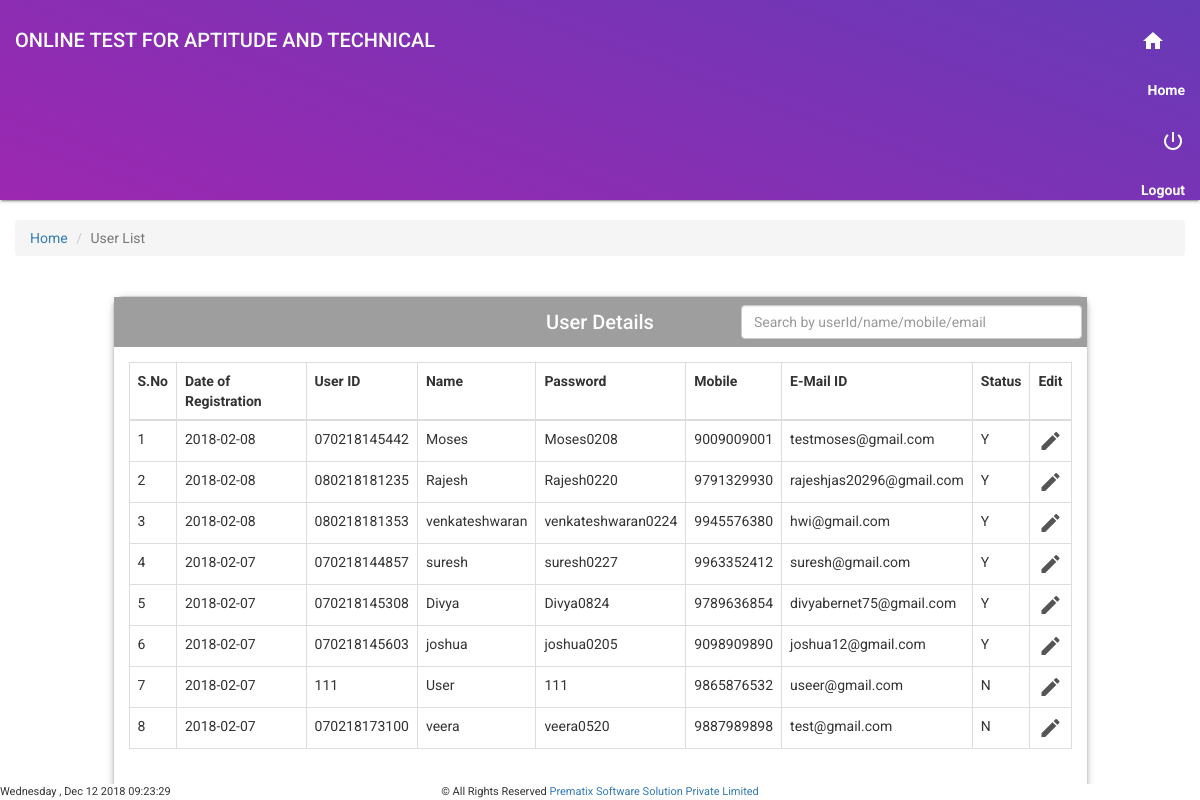
Page /userlist.php on the committed database.
### tables this page shows
CREATE TABLE `logindetails` (
  `UniqueId` int(11) NOT NULL,
  `UserId` varchar(25) NOT NULL,
  `Pwd` text NOT NULL,
  `Role` varchar(100) NOT NULL DEFAULT 'user',
  `CreatedDate` timestamp NOT NULL DEFAULT CURRENT_TIMESTAMP ON UPDATE CURRENT_TIMESTAMP,
  `MobileNo` varchar(20) NOT NULL,
  `UserName` varchar(500) NOT NULL,
  `user_status` varchar(50) NOT NULL DEFAULT 'Y',
  `logindate` date NOT NULL,
  `Email` varchar(100) NOT NULL
);

### userlist.php (the view, shortened to what this page needs)
<!DOCTYPE html>
<html lang="en">
	<head>
		<link rel="stylesheet" href="https://maxcdn.bootstrapcdn.com/bootstrap/3.3.7/css/bootstrap.min.css">
		<link rel="stylesheet" href="https://code.getmdl.io/1.3.0/material.indigo-pink.min.css">
		<link rel="stylesheet" href="https://cdnjs.cloudflare.com/ajax/libs/font-awesome/4.7.0/css/font-awesome.min.css">
		<link rel="stylesheet" href="first.css">
		<link href="https://cdnjs.cloudflare.com/ajax/libs/bootstrap-datepicker/1.3.0/css/datepicker.css" rel="stylesheet" type="text/css" />
	</head>
	<body style="background-color:#fff;">
<div class="container-fluid" >
	<div class="row card m-top-header headerbg">
		<div class="col-md-6">
			<p class="header_text">ONLINE TEST FOR APTITUDE AND TECHNICAL </p>
		</div>
		<div class="col-md-5 text-right" style="color:#fff;">
					<a href="adminfirst.php" id="home" style="line-height:80px;color:#fff;outline:none;margin-right:20px;"><i class="material-icons">&#xE88A;</i></a>
					<div class="mdl-tooltip" data-mdl-for="home">
						 <strong>Home</strong>
					</div>
					<a href="index.php" id="logout"  style="line-height:80px;color:#fff;outline:none;"><i class="material-icons">&#xE8AC;</i></a>
					<div class="mdl-tooltip" data-mdl-for="logout">
						<strong>Logout</strong>
					</div>
				</div>
	</div><br/>
	<ol class="breadcrumb">
		<li><a href="adminfirst.php">Home</a></li>
		<li class="active">User List</li>
	</ol>
</div><br>
			<div class='container'>
			<div class="col-md-10 col-md-offset-1 main-box pad0" >
				<header class="m-header pad0"><p class="table_head">User Details</p>
					<input type="text" class="form-control searchtxtbx" autocomplete="off" placeholder="Search by userId/name/mobile/email"  onkeyup="tablesearch(this.value)" >
				</header>
			<?php
				include_once('connection.php');
				$quslist=mysqli_query($con,"SELECT * FROM `logindetails` WHERE Role='user' ORDER BY logindate DESC");
				echo'<div class="modal-body " id="responce" style="overflow-x:auto; overflow-y:auto;">';
						echo "<table class='table table-hover table-bordered'>
						<tr>
						<th>S.No</th>
						<th>Date of Registration</th>
						<th>User ID</th>
						<th>Name</th>
						<th>Password</th>
						<th>Mobile</th>
						<th>E-Mail ID</th>
						<th>Status</th>
						<th>Edit</th>
						</tr>
						<tbody id='myTable'>";
					$i=1;
					while($rows=mysqli_fetch_array($quslist)){
					echo"<tr class='tablerow'>";
					echo "<td>".$i++."</td>";
					echo "<td>".$rows['logindate']."</td>";
					echo "<td>".$rows['UserId']."</td>";
					echo "<td>".$rows['UserName']."</td>";
					echo "<td>".$rows['Pwd']."</td>";
					echo "<td class='mobileno'>".$rows['MobileNo']."</td>";
					echo "<td class='email'>".$rows['Email']."</td>";
					echo "<td class='status'>".$rows['user_status']."</td>";
					echo "<td><i class='material-icons editicon'>&#xE254;</i></td>";
					echo "</tr>";
					}
					echo '</tbody>';
					echo"</table>";
					echo "</div>";
			?>
			</div>
					</div>
<div class="container footer">
	<div class="row">
		<div class="col-md-4" style="padding: 0;text-align: left;"><p class="currenttime"></p></div>
		<div class="col-md-4" style="padding: 0;text-align: center;"><p>&copy; All Rights Reserved <a target="_blank" href="http://www.prematix.com">Prematix Software Solution Private Limited</a></p></div>
		<div class="col-md-4" style="padding: 0;text-align: right;"><p></p></div>
	</div>
</div>
</body>
</html>

### first.css (style rules this page uses)
body, html { font-size:14px; font-family: 'Roboto','Helvetica','Arial',sans-serif!important; width: 100%; height: 100%; margin: 0; padding: 0; }
body { background-image: url(userbg.jpg); background-position: center center; background-attachment: fixed; background-size: cover; background-color:#e7e7e7; }
.container { width:100%; }
.header_text { line-height:80px; font-size:20px; font-family:Roboto; font-weight:500; color:#fff; }
.card { box-shadow: 0 2px 2px 0 rgba(0,0,0,.14), 0 3px 1px -2px rgba(0,0,0,.2), 0 1px 5px 0 rgba(0,0,0,.12); }
.editicon { cursor:pointer; color:#555; transition:.5s all linear; }
.searchtxtbx { position: absolute; margin-top: -42px; width: 35%; float: right; right: 5px; }
body { background-image: url(images/3.jpg) !important; background-position: center center; background-attachment: fixed; background-size: cover; background-color:#e7e7e7; }
.headerbg { background-color: #FF9800 !important; color: #fff; }
.footer { position: fixed; bottom: 0; width: 100%; background: #fff; }
.footer p { font-size:11px; margin:0; }

### userlist.php (style rules this page uses)
body, html { font-size:14px; font-family:Roboto; width: 100%; height: 100%; margin: 0; padding: 0; }
body { background-image: url(images/bg.jpg); background-position: center center; background-attachment: fixed; background-size: cover; background-color:#e7e7e7; }
.container { width:100%; }
.header_text { line-height:80px; font-size:20px; font-family:Roboto; font-weight:500; }
.card { box-shadow: 0 2px 2px 0 rgba(0,0,0,.14), 0 3px 1px -2px rgba(0,0,0,.2), 0 1px 5px 0 rgba(0,0,0,.12); }
.m-header { background-color: #9E9E9E!important; color: #fff!important; width: 100%; height: 50px; position: relative; z-index: 10; }
.m-top-header { background-color: #13cda3!important; color: #fff!important; }
.pad0 { padding: 0px; }
.main-box { background-color: #fff; border-radius: 10px; border: 1px solid #d3d1d1; box-shadow: 0 2px 5px 0 rgba(0,0,0,.16), 0 2px 10px 0 rgba(0,0,0,.12); min-height: 500px; }
.modal-body { max-height: calc(100vh - 300px); overflow-y: auto; }
.table_head { text-align: center; margin: 0; line-height: 50px; font-size: 20px; font-weight: 500; }
.material-icons { vertical-align:middle; }
.headerbg { background: linear-gradient(-340deg,#9C27B0,#673AB7)!important; }

### rows in the picture
logindetails: logindate "2018-02-08", UserId "070218145442", UserName "Moses", Pwd "Moses0208", MobileNo "9009009001", Email "testmoses@gmail.com", user_status "Y"
logindetails: logindate "2018-02-08", UserId "080218181235", UserName "Rajesh", Pwd "Rajesh0220", MobileNo "9791329930", Email "rajeshjas20296@gmail.com", user_status "Y"
logindetails: logindate "2018-02-08", UserId "080218181353", UserName "venkateshwaran", Pwd "venkateshwaran0224", MobileNo "9945576380", Email "hwi@gmail.com", user_status "Y"
logindetails: logindate "2018-02-07", UserId "070218144857", UserName "suresh", Pwd "suresh0227", MobileNo "9963352412", Email "suresh@gmail.com", user_status "Y"
logindetails: logindate "2018-02-07", UserId "070218145308", UserName "Divya", Pwd "Divya0824", MobileNo "9789636854", Email "divyabernet75@gmail.com", user_status "Y"
logindetails: logindate "2018-02-07", UserId "070218145603", UserName "joshua", Pwd "joshua0205", MobileNo "9098909890", Email "joshua12@gmail.com", user_status "Y"
logindetails: logindate "2018-02-07", UserId "111", UserName "User", Pwd "111", MobileNo "9865876532", Email "useer@gmail.com", user_status "N"
logindetails: logindate "2018-02-07", UserId "070218173100", UserName "veera", Pwd "veera0520", MobileNo "9887989898", Email "test@gmail.com", user_status "N"
